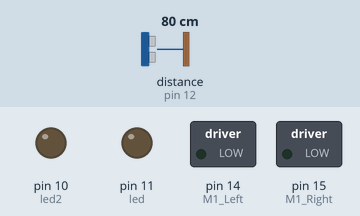
Simulated run of this sketch. Board: Arduino Uno, built with avr-gcc and run on an emulated ATmega328P. Shown: switched loads named in the sketch (green lamp = pin HIGH), output pins drawn as LEDs (lit = HIGH). Wiring (inferred from the names in the program): ultrasonic range finder: trigger pin 13; echo pin 12. Dashed ring = blinking. The inputs (shaded band) are chosen by the test bench; at power-on: distance to the obstacle (sensor on pin 12) 80 cm. The echo pulse lasts 58.3 µs per cm; pins used as bus, display or sensor lines are not drawn.

Above: at 0.2 s.
At 4.7 s:
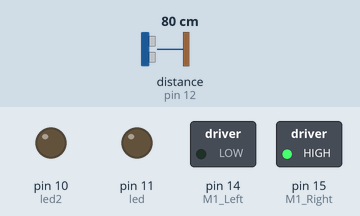
Timing chart, 0 to 5.8 s (numbered marks = the images above):
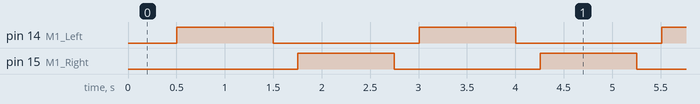

The sketch:

sketch_oct16a.ino
```cpp
/*
#include <Servo.h>

Servo myservo;  // create servo object to control a servo
// twelve servo objects can be created on most boards

int servoPosition = 82; //82 = angle 90
int angleDegree90 = 82;


void setup() {
  myservo.attach(9);  // attaches the servo on pin 9 to the servo object
  myservo.write(servoPosition);
}

void turnRight()
{
  for (int i = angleDegree90; i <= 180; i += 1)
  {
    myservo.write(i);
    delay(15);
  }

  for (int i = 180; i >= angleDegree90; i -= 1)
  {
    myservo.write(i);
    delay(15);
  }
}

void turnLeft()
{
  for (int i = angleDegree90; i >= 0; i -= 1)
  {
    myservo.write(i);
    delay(15);
  }

  for (int i = 0; i <= angleDegree90; i += 1)
  {
    myservo.write(i);
    delay(15);
  }
}

void loop() {
  turnRight();
  turnLeft();
}

#define trigPin 13
#define echoPin 12
#define led 11
#define led2 10

void setup() {
  Serial.begin (9600);
  pinMode(trigPin, OUTPUT);
  pinMode(echoPin, INPUT);
  pinMode(led, OUTPUT);
  pinMode(led2, OUTPUT);
}

void loop() {
  long duration, distance;
  digitalWrite(trigPin, LOW);
  delayMicroseconds(2);
  digitalWrite(trigPin, HIGH);
  delayMicroseconds(10);
  digitalWrite(trigPin, LOW);
  duration = pulseIn(echoPin, HIGH);
  distance = (duration / 2) / 29.1;

  if (distance < 4) {  // This is where the LED On/Off happens
    digitalWrite(led,HIGH); // When the Red condition is met, the Green LED should turn off
    digitalWrite(led2,LOW);
  }
  else {
    digitalWrite(led,LOW);
    digitalWrite(led2,HIGH);
  }

  if (distance >= 200 || distance <= 0){
    Serial.println("Out of range");
  }
  else {
    Serial.print(distance);
    Serial.println(" cm");
  }

  delay(500);
}
*/

#define INTERVAL_SENSOR 1000    // interval at which to read sensor (milliseconds)
#define INTERVAL_MOTOR 500      // interval at which to update motor state (milliseconds)
#define trigPin 13
#define echoPin 12
#define led 11
#define led2 10
#include <Servo.h>
#define DIR_LEFT 1
#define DIR_RIGHT 2
int M1_Left = 14;
int M1_Right = 15;

unsigned long millisSensor = 0; // will store last time sensor date were read
unsigned long millisMotor = 0;  // will store last time motor state was updated

void setup() {
  Serial.begin (9600);
  pinMode(trigPin, OUTPUT);
  pinMode(echoPin, INPUT);
  pinMode(led, OUTPUT);
  pinMode(led2, OUTPUT);
  pinMode(M1_Left, OUTPUT);
  pinMode(M1_Right, OUTPUT);
}

void loop() {
  // define a variable to store current time
  unsigned long millisCurrent = 0;

  // Should processReadSensor() be triggered?
  millisCurrent = millis();
  if (millisCurrent - millisSensor >= INTERVAL_SENSOR) {
    millisSensor = millisCurrent;
    processReadSensor();
  }

  // Should processUpdateMotor() be triggered?
  millisCurrent = millis();
  if (millisCurrent - millisMotor >= INTERVAL_MOTOR) {
    millisMotor = millisCurrent;
    processUpdateMotor();
  }
}

void processReadSensor() {
  long duration, distance;
  digitalWrite(trigPin, LOW);
  delayMicroseconds(2);
  digitalWrite(trigPin, HIGH);
  delayMicroseconds(10);
  digitalWrite(trigPin, LOW);
  duration = pulseIn(echoPin, HIGH);
  distance = (duration / 2) / 29.1;
}

void processUpdateMotor() {
  turn (DIR_LEFT);
  delay(1000); // 1 s

  stop();
  delay(250); // 250ms

  turn(DIR_RIGHT);
  delay(1000); // 1 s

  stop();
  delay(250); // 250ms
}
void turn(int direction) {
  boolean inPin1 = LOW;
  boolean inPin2 = HIGH;

  if(direction== DIR_LEFT) {
    inPin1 = HIGH;
    inPin2 = LOW;
  }

  digitalWrite(M1_Left, inPin1);
  digitalWrite(M1_Right , inPin2);
}

void stop() {
  digitalWrite(M1_Left, LOW);
  digitalWrite(M1_Right , LOW);
}
```

Measured:
- by itself, pin 14 (M1_Left), pin 15 (M1_Right): alternates HIGH for 1.0 s and LOW for 1.5 s
- by itself, everything shown: repeats every 2.5 s, in 4 steps
